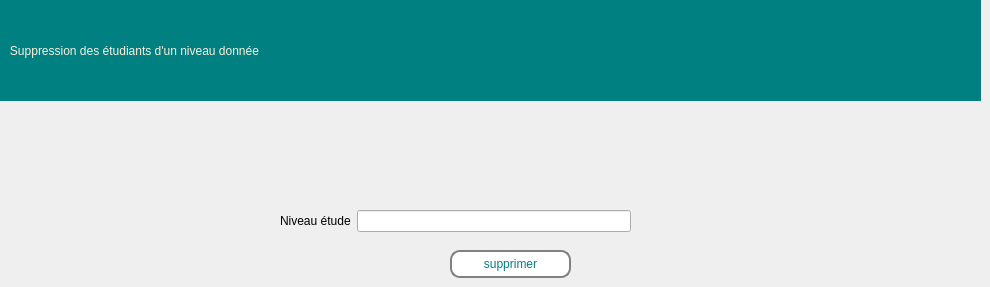
    <widget class="QWidget" name="page_supp_etudiants_niveau">
     <widget class="QPushButton" name="Button_supprimer_niveau">
      <property name="geometry">
       <rect>
        <x>450</x>
        <y>250</y>
        <width>121</width>
        <height>28</height>
       </rect>
      </property>
      <property name="styleSheet">
       <string notr="true">border: 2px solid gray;
font: 63 9pt &quot;Segoe UI Variable Display Semib&quot;;
  border-radius: 10px;
  padding: 0 8px;
  
color: rgb(0, 128, 128);
background-color: rgb(255, 255, 255);</string>
      </property>
      <property name="text">
       <string>supprimer</string>
      </property>
     </widget>
     <widget class="QLabel" name="label_172">
      <property name="geometry">
       <rect>
        <x>0</x>
        <y>0</y>
        <width>981</width>
        <height>101</height>
       </rect>
      </property>
      <property name="toolTip">
       <string>&lt;html&gt;&lt;head/&gt;&lt;body&gt;&lt;p align=&quot;center&quot;&gt;&lt;br/&gt;&lt;/p&gt;&lt;/body&gt;&lt;/html&gt;</string>
      </property>
      <property name="styleSheet">
       <string notr="true">color: rgb(253, 239, 220);background-color: rgb(0, 128, 128);
font: 75 16pt &quot;Rockwell&quot;;
</string>
      </property>
      <property name="text">
       <string>   Suppression des étudiants d'un niveau donnée</string>
      </property>
     </widget>
     <widget class="QWidget" name="formLayoutWidget_4">
      <property name="geometry">
       <rect>
        <x>280</x>
        <y>210</y>
        <width>351</width>
        <height>31</height>
       </rect>
      </property>
      <layout class="QFormLayout" name="formLayout_5">
       <item row="0" column="0">
        <widget class="QLabel" name="label_67">
         <property name="styleSheet">
          <string notr="true">font: 63 9pt &quot;Segoe UI Variable Display Semib&quot;;</string>
         </property>
         <property name="text">
          <string>Niveau étude</string>
         </property>
        </widget>
       </item>
       <item row="0" column="1">
        <widget class="QLineEdit" name="niveau_input_supprimer"/>
       </item>
      </layout>
     </widget>
    </widget>
